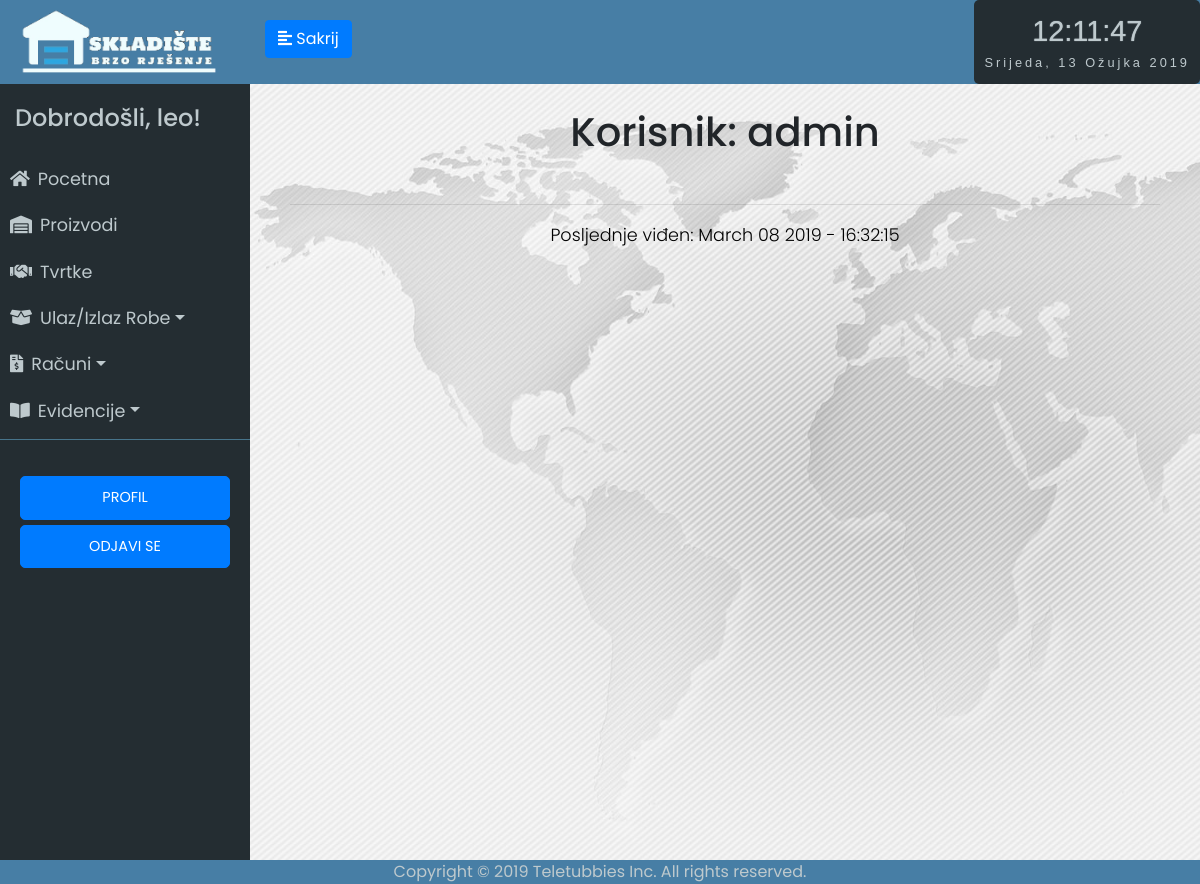
/user/admin (signed in), run on an earlier commit of the app's database.
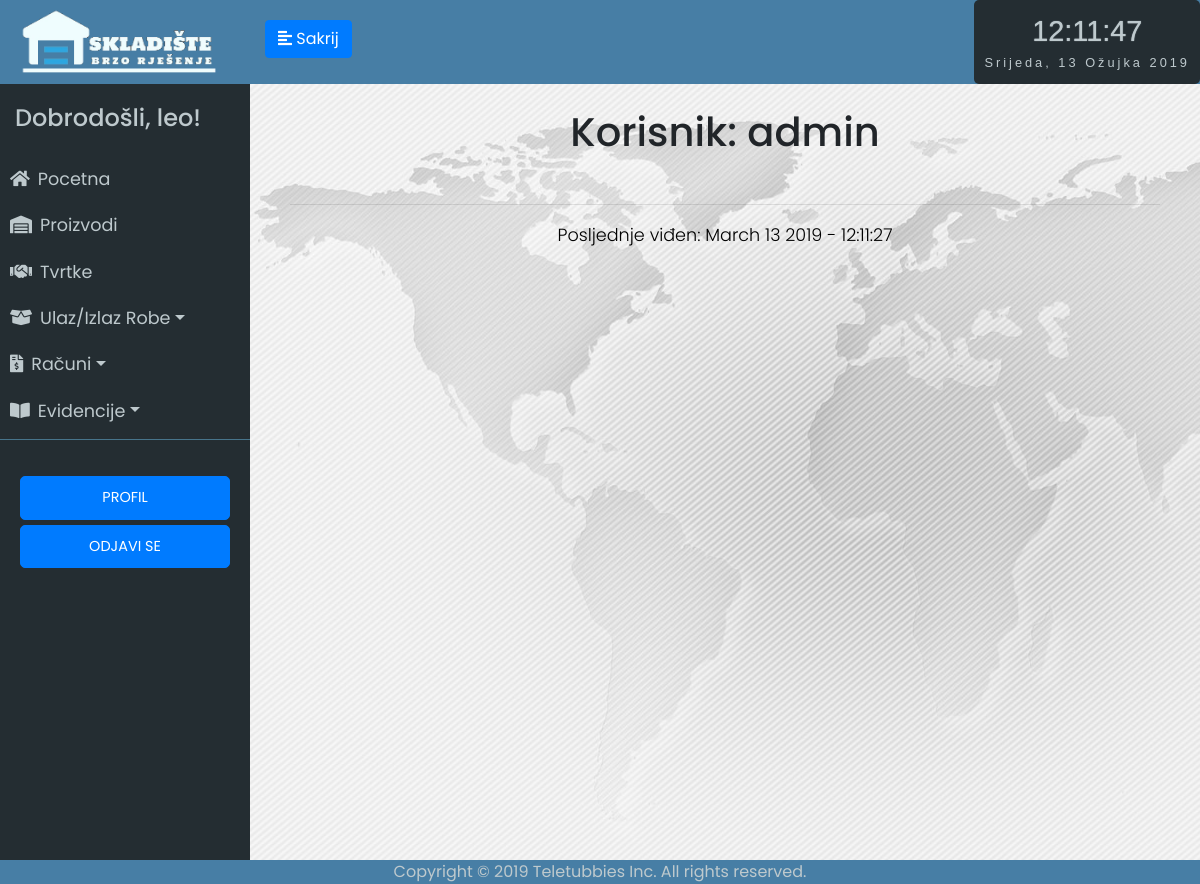
And on a later commit of the database.
### app/models.py (models this page shows, shortened)
class User(UserMixin, db.Model):
	id = db.Column(db.Integer, primary_key=True)
	username = db.Column(db.String(64), index=True, unique=True)
	email = db.Column(db.String(120), index=True, unique=True)
	password_hash = db.Column(db.String(128))
	last_seen = db.Column(db.DateTime, default=datetime.utcnow)
	rank = db.Column(db.String(32))
	status = db.Column(db.String(32))
	evidencija = db.relationship('Evidencija', backref='user', lazy='dynamic')
	receipt = db.relationship('Receipt', backref='stornoUser', lazy='dynamic')

### app/routes.py (the view, shortened to what this page needs)
@app.route('/user/<username>', methods=['GET', 'POST'])
@login_required
def user(username):
	form = Deactivate()
	form2= SetRank()
	user = User.query.filter_by(username=username).first_or_404()
	if form2.submit2.data:
		if form2.validate_on_submit():
			user.rank=form2.rank.data
			db.session.add(user)
			db.session.commit()
	return render_template('user.html', user=user, form=form, form2=form2)

### app/models.py (called while the page is built)
@login.user_loader
def load_user(id):
	return User.query.get(int(id))

### app/routes.py (called while the page is built)
@app.before_request
def before_request():
	if current_user.is_authenticated:
		current_user.last_seen = datetime.utcnow()
		db.session.commit()

### app/templates/user.html (shortened to what this page needs)
{% extends "base.html" %}
{% block content %}
<div class="stanje-s">
    <h1>Korisnik: {{ user.username }}</h1><br>
    <hr>
    {% if user.last_seen %}<p>Posljednje viđen: {{ user.last_seen.strftime('%B %d %Y - %H:%M:%S') }}</p>{% endif %}<br>
</div>
{% endblock %}

What changed in the data, as far as the page shows it:
changed User "admin": last_seen "March 08 2019 - 16:32:15" → "March 13 2019 - 12:11:27"
